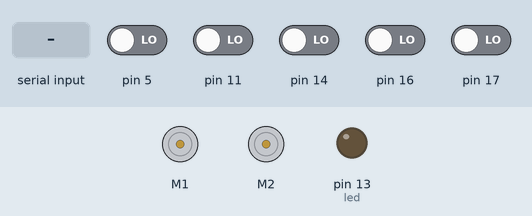
Bench run of a sketch on a simulated Arduino Uno, built with avr-gcc and run on an emulated ATmega328P. Shown: 2 × DC motor (green arrow = forward, orange = backward, longer = faster), output pins drawn as LEDs (lit = HIGH). Inputs (shaded band) come from the test bench; at power-on: pin 5, pin 11, pin 14, pin 16, pin 17 LOW. What the sketch prints to the serial monitor is not drawn.

Above: at 1.2 s.
1.3 s: "W" received over the second serial link
At 2.3 s:
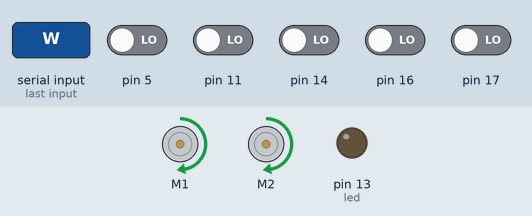
2.8 s: "D" received over the second serial link
At 3.4 s:
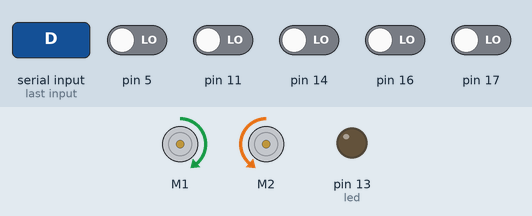
4.3 s: "A" received over the second serial link
At 4.6 s:
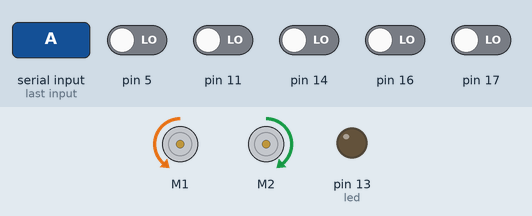
5.8 s: "S" received over the second serial link
At 6.9 s:
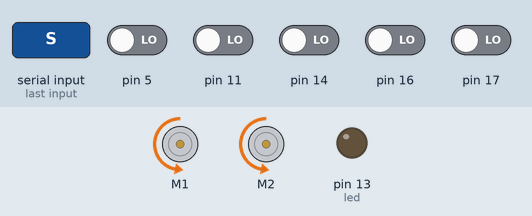
7.3 s: "X" received over the second serial link
At 8.0 s:
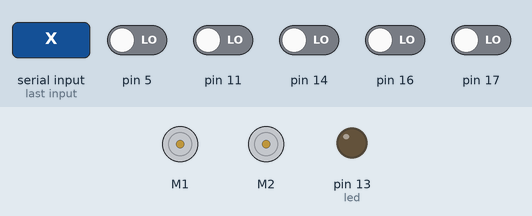
8.8 s: "Z" received over the second serial link
At 9.5 s:
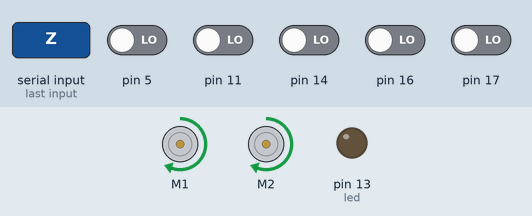
Timing chart, 0 to 11.3 s (numbered marks = the images above; inputs shaded):
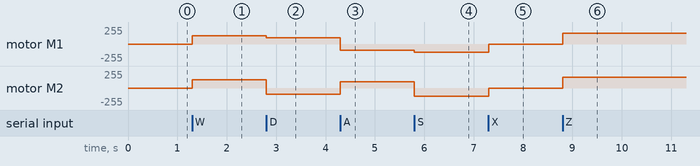

Measured:
- after the input at 1.3 s, motor M1, motor M2: stopped → forward 127/255 at once
- after the input at 2.8 s, motor M1: forward 127/255 → forward 95/255 at once; motor M2: forward 127/255 → backward 95/255 at once
- after the input at 4.3 s, motor M1: forward 95/255 → backward 95/255 at once; motor M2: backward 95/255 → forward 95/255 at once
- after the input at 5.8 s, motor M1: backward 95/255 → backward 127/255 at once; motor M2: forward 95/255 → backward 127/255 at once
- after the input at 7.3 s, motor M1, motor M2: backward 127/255 → stopped at once
- after the input at 8.8 s, motor M1, motor M2: stopped → forward 159/255 at once

The sketch:

REAL_FINAL_ZUMO_TRISTEN_RUSH.ino
```cpp
/*
  Simple character read.  This is looking for an "H" or and "L"
  and will set the LED tied to the given pin on or off.

  "SoftwareSerial" is a library that does a bit-bang USART interface on
  any two digital GPIOs on an arduino.  This allows you to leave the
  primary USART for debugging.

  This routine setups a USART on pins 2 and 4 named "bluetooth".  It then
  setups up this uart at 9600 baud.  In the loop, it checks to see if a
  character has arrived, and then reads it.

  The LED13 (built in LED) is blinked to show the program is running.  This
  blink can be moved inside the bluetooth if statement for debugging, or
  the normal serial pipe can be used.
*/
#include <Wire.h>
#include <ZumoShield.h>
#include <SoftwareSerial.h>

//receiver
int led = 13;
#define NUM_SENSORS 6
unsigned int sensor_values[NUM_SENSORS];
unsigned char incomingByte;

#define QTR_THRESHOLD  1500 // microseconds

// these might need to be tuned for different motor types

int SPEED = 200;
int T_SPEED = 150;

ZumoMotors motors;

// HC-05
SoftwareSerial bluetooth(2,4);  // RX, TX

ZumoReflectanceSensorArray sensors(QTR_NO_EMITTER_PIN);

void setup() {
  Serial.begin(9600);
  Serial.println("Serial setup complete.");
  pinMode(led, OUTPUT);
  // Setup the HC-05 bluetooth device
  // (HC)=(Uno).  VCC=5V, GND=GND, TX=RX(pin2),
  // RX=DNC! (possible damage if 5V Uno TX drives to HC-05)
  bluetooth.begin(9600);
}

void loop() {
  //digitalWrite(led,HIGH);

  //digitalWrite(led,LOW);

  if (bluetooth.available()) {
    incomingByte = (unsigned char) bluetooth.read();
    Serial.write(incomingByte);
  }

  if(incomingByte == 'W'){
      motors.setSpeeds(SPEED, SPEED);
    }
    else if(incomingByte == 'D'){
      motors.setSpeeds(T_SPEED, -T_SPEED);
    }
    else if(incomingByte == 'A'){
      motors.setSpeeds(-T_SPEED, T_SPEED);
    }
    else if(incomingByte == 'S'){
      motors.setSpeeds(-SPEED, -SPEED);
    }
    else if(incomingByte == 'X'){
      motors.setSpeeds(0, 0);
    }
    else if(incomingByte == 'Z'){
      motors.setSpeeds(250, 250);
      incomingByte = 'L';
      while(incomingByte != 'Z'){
        sensors.read(sensor_values);
        if (bluetooth.available()) {
         incomingByte = (unsigned char) bluetooth.read();
         Serial.write(incomingByte);
        }
      else if((sensor_values[0] > QTR_THRESHOLD)&&(sensor_values[5] > QTR_THRESHOLD)){
        while(incomingByte != 'W'){
        motors.setSpeeds(300, -300);
        incomingByte = (unsigned char) bluetooth.read();
        }
      }
      else if((sensor_values[0] > QTR_THRESHOLD)){

        motors.setSpeeds(200, -200);
      }
      else if(sensor_values[5] > QTR_THRESHOLD){

        motors.setSpeeds(-200, 200);

      }
      else if(incomingByte == 'W'){
        motors.setSpeeds(250, 250);
      }
    }
    incomingByte = (unsigned char) bluetooth.read();
    }


}
```

Final-Zumo.c
```cpp
/*****************************************************************************
 *	    File: Lab10.c
 *  Lab Name: RS232/BT Communication Tester
 *    Author: Dr. Greg Nordstrom & Prof. John Hutton
 *   Created: 12/30/17
 *  Modified: 3/28/19, 1/17/21, 11/13/2023
 * Processor: ATmega128A (on the ReadyAVR board)
 *
 * This program implements a communication server by reading a character
 * from a UART Terminal and reflecting that character to the BT UART
 * device.
 *
 * This program depends on the UARTLibrary used in previous labs, but
 * students are required to create and use their own UARTLibrary.c file,
 * but must use the UARTLibrary.h file that was given to them in Lab07.
 *
 * NOTE:  Since we skipped Lab08 this year (2023-Fall), I'm providing
 * the USARTLibrary.a file from Lab07.
 *
 * In other words, their routines must conform to the prototypes they
 * have previously used.
 *
 * NB: The ReadyAVR-64 board uses UART1 as the default for programming,
 * freeing uart1 for external RS232 traffic (e.g. like adding the Bluetooth
 * transceivers in Lab09).
 *
 *   UART1 for communication to a Putty Terminal
 *   UART0 for communication across the paired BT channel.
 *****************************************************************************/

// define CPU speed (7.3728 MHz for the ATmega128A)
#define F_CPU   7372800UL


#include <avr/io.h>
#include <util/delay.h>
#include <stdio.h>  // for sprintf functionality
#include "UARTLibrary.h"
#include "UART0Library.h"

//#define BAUDRATE    19200 // standard values from 1200 to 115200
//#define DATABITS        7 // 5-8
//#define STOPBITS        1 // 1,2
//#define PARITY          0 // 0=none, 1=odd, 2=even

#define BAUDRATE   9600 // standard values from 1200 to 115200
#define DATABITS      8 // 5-8
#define STOPBITS      1 // 1,2
#define PARITY        0 // 0=none, 1=odd, 2=even

/*
char text[40];

void send_string(const char *cp) {
	while(*cp != END_STRING) {
		uart_tx(*cp++);
	}
}
*/
int main(void) {

	DDRB = 0x00; //Button is PB4
	PORTB = 0x1F; ////Button is PB4


	//char rcvdChar;
	//const char resetMsg[] = "\r\nRS232/BT Test Reflector.\r\n\0";

	// For simplicity, use the same setup information for both ports.
	// Init UART1 for debug information to Putty
    uart_init(BAUDRATE,DATABITS,STOPBITS,PARITY);
	//uart_tx('a');

	// Init UART0 for BT/UART path
	uart0_init(BAUDRATE,DATABITS,STOPBITS,PARITY);
	//while(1) {
		//uart0_tx('a');
		//_delay_ms(1000);
	//}

	//send_string(resetMsg);
	//while(1)
	/*
	{
		// wait for a character
		rcvdChar = uart_rx();

		switch(rcvdChar)
		{
			case CR:
				// send back both CR and LF (makes PuTTY work without having to assume CRs w/ LFs)
				uart_tx(CR);	// echo char back to sender
				uart_tx(LF);	// echo char back to sender
				break;
			default:
				// Echo normal character back to terminal
				uart_tx(rcvdChar);
				// Send character to BT Device (Zumo)
				uart0_tx(rcvdChar);
		}
	}
	*/

	while(1){

		if((PINB & 0x01) != 0x01){
				uart_tx('D');
				uart0_tx('D');
		}
		else if((PINB & 0x02) != 0x02){
				uart_tx('S');
				uart0_tx('S');
		}
		else if((PINB & 0x04) != 0x04){
				uart_tx('A');
				uart0_tx('A');
		}
		else if((PINB & 0x08) != 0x08){
				uart_tx('W');
				uart0_tx('W');
		}
		else if((PINB & 0x10) != 0x10){
			uart_tx('Z');
		   uart0_tx('Z');
		    _delay_ms(150);
		}
		else{
			uart_tx('X');
			uart0_tx('X');
		}
		_delay_ms(40);
	}
}
/*
//Right
ISR(INT0_vect){
	uart_tx('D');
	uart0_tx('D');
}
//Down
ISR(INT1_vect){
	uart_tx('S');
	uart0_tx('S');
}
//Left
ISR(INT4_vect){
	uart_tx('A');
	uart0_tx('A');
}
//Up
ISR(INT5_vect){
	uart_tx('W');
	uart0_tx('W');
}
//Stop
ISR(INT6_vect){
	uart_tx('X');
	uart0_tx('X');
}
*/
```

Lab10.c
```cpp
/*****************************************************************************
 *	    File: Lab10.c
 *  Lab Name: RS232/BT Communication Tester
 *    Author: Dr. Greg Nordstrom & Prof. John Hutton
 *   Created: 12/30/17
 *  Modified: 3/28/19, 1/17/21, 11/13/2023
 * Processor: ATmega128A (on the ReadyAVR board)
 *
 * This program implements a communication server by reading a character
 * from a UART Terminal and reflecting that character to the BT UART
 * device.
 *
 * This program depends on the UARTLibrary used in previous labs, but
 * students are required to create and use their own UARTLibrary.c file,
 * but must use the UARTLibrary.h file that was given to them in Lab07.
 *
 * NOTE:  Since we skipped Lab08 this year (2023-Fall), I'm providing
 * the USARTLibrary.a file from Lab07.
 *
 * In other words, their routines must conform to the prototypes they
 * have previously used.
 *
 * NB: The ReadyAVR-64 board uses UART1 as the default for programming,
 * freeing uart1 for external RS232 traffic (e.g. like adding the Bluetooth
 * transceivers in Lab09).
 *
 *   UART1 for communication to a Putty Terminal
 *   UART0 for communication across the paired BT channel.
 *****************************************************************************/

// define CPU speed (7.3728 MHz for the ATmega128A)
#define F_CPU   7372800UL


#include <avr/io.h>
#include <util/delay.h>
#include <stdio.h>  // for sprintf functionality
#include "UARTLibrary.h"
#include "UART0Library.h"

//#define BAUDRATE    19200 // standard values from 1200 to 115200
//#define DATABITS        7 // 5-8
//#define STOPBITS        1 // 1,2
//#define PARITY          0 // 0=none, 1=odd, 2=even

#define BAUDRATE   9600 // standard values from 1200 to 115200
#define DATABITS      8 // 5-8
#define STOPBITS      1 // 1,2
#define PARITY        0 // 0=none, 1=odd, 2=even

/*
char text[40];

void send_string(const char *cp) {
	while(*cp != END_STRING) {
		uart_tx(*cp++);
	}
}
*/
int main(void) {

	DDRB = 0x00; //Button is PB4
	PORTB = 0x1F; ////Button is PB4


	//char rcvdChar;
	//const char resetMsg[] = "\r\nRS232/BT Test Reflector.\r\n\0";

	// For simplicity, use the same setup information for both ports.
	// Init UART1 for debug information to Putty
    uart_init(BAUDRATE,DATABITS,STOPBITS,PARITY);
	//uart_tx('a');

	// Init UART0 for BT/UART path
	uart0_init(BAUDRATE,DATABITS,STOPBITS,PARITY);
	//while(1) {
		//uart0_tx('a');
		//_delay_ms(1000);
	//}

	//send_string(resetMsg);
	//while(1)
	/*
	{
		// wait for a character
		rcvdChar = uart_rx();

		switch(rcvdChar)
		{
			case CR:
				// send back both CR and LF (makes PuTTY work without having to assume CRs w/ LFs)
				uart_tx(CR);	// echo char back to sender
				uart_tx(LF);	// echo char back to sender
				break;
			default:
				// Echo normal character back to terminal
				uart_tx(rcvdChar);
				// Send character to BT Device (Zumo)
				uart0_tx(rcvdChar);
		}
	}
	*/

	while(1){

		if((PINB & 0x01) != 0x01){
				uart_tx('D');
				uart0_tx('D');
		}
		else if((PINB & 0x02) != 0x02){
				uart_tx('S');
				uart0_tx('S');
		}
		else if((PINB & 0x04) != 0x04){
				uart_tx('A');
				uart0_tx('A');
		}
		else if((PINB & 0x08) != 0x08){
				uart_tx('W');
				uart0_tx('W');
		}
		else if((PINB & 0x10) != 0x10){
			uart_tx('Z');
		   uart0_tx('Z');
		    _delay_ms(150);
		}
		else{
			uart_tx('X');
			uart0_tx('X');
		}
		_delay_ms(40);
	}
}
/*
//Right
ISR(INT0_vect){
	uart_tx('D');
	uart0_tx('D');
}
//Down
ISR(INT1_vect){
	uart_tx('S');
	uart0_tx('S');
}
//Left
ISR(INT4_vect){
	uart_tx('A');
	uart0_tx('A');
}
//Up
ISR(INT5_vect){
	uart_tx('W');
	uart0_tx('W');
}
//Stop
ISR(INT6_vect){
	uart_tx('X');
	uart0_tx('X');
}
*/
```

UART0Library.c
```cpp
/*****************************************************************************
 *	    File: UART0Library.c
 *  Lab Name: (Needed for Bluetooth-controlled ZUMO Bots final project, S2019)
 *    Author: Dr. Greg Nordstrom
 *   Created: 3/3/2019
 *  Modified:
 * Processor: ATmega128A (on the ReadyAVR board)
 *
 * This is intended to be compiled as an AVR Library Project and
 * used by other programs. After compiling this code, copy the
 * libUART0Library.a and UART0Library.h files to the project directory,
 * then add the library to the target project by R-clicking on the
 * project's Libraries directory and clicking Add Library. Also,
 * the UART0Library.h file must be #included in the project's .c file.
 *
 * NOTE: This library only works with the default UART0 port on the
 * ReadyAVR. However, UART1 is the default for uploading code and
 * debugging, and that requires JP2 to have jumpers on PD3 and PD2.
 * It's best to leave UART1 as the default for uploading and debugging,
 * and using UART0 as an extra, independent UART by connecting
 * external RS232 signals DIRECTLY to pin PE0 (Rx) and PE1 (Tx). This
 * arrangement allows for development via Atmel Studio as well as for
 * controlling RS232 devices via UART0 (e.g. a Bluetooth HC-05 module).
 */

#include <avr/io.h>
#include "UART0Library.h"

// Use UART0_init to initialize the UART hardware in the AVR processor.
// The function takes the following arguments:
//    - desired baud rate (standard values from 2400 to 115200,
//    - number of databits (5-8),
//    - number of stop bits (1,2),
//    - parity (0=no parity, 1=odd parity, 2=even parity).
// No error checking is performed and the function does not return a value.
//
// For example,
//     uart0_init(9600,8,1,0);
// sets the baudrate to 9600, with 8 data bits, 1 stop bit, and no parity
//
void uart0_init(long unsigned int baudrate, unsigned char databits, unsigned char stopbits, unsigned char parity)
{
    long unsigned int baud_prescale;

	// set baud rate (via UBRR0 high and low registers)
    baud_prescale = (((F_OSC/(baudrate * 16UL)))-1);
	UBRR0H = baud_prescale >> 8;
	UBRR0L = baud_prescale;

    // set various bits of USCR0C for UART0 comm parameters
    UCSR0C = 0;     // initially clear all UCSR0C bits

    // set databits
    switch(databits) {
        case 5:
            break;  // no changes if 5-bit data
        case 6:
            UCSR0C |= (1 << UCSZ00);
            break;
        case 7:
            UCSR0C |= (1 << UCSZ01);
            break;
        default:  // default to 8 bits
            UCSR0C |= (1 << UCSZ01)|(1 << UCSZ00);
            break;
    }

    // set parity
    switch(parity) {
        case 1:     // odd parity
    	    UCSR0C |= (1 << UPM01)|(1 << UPM00);
            break;
        case 2:     // even parity
    	    UCSR0C |= (1 << UPM01);
            break;
        default:
            break;  // default is no parity
    }

    // set stopbits
    if(stopbits == 2)
        UCSR0C |= (1 << USBS0);

	// finally, enable receiver and transmitter
	UCSR0B = (1 << RXEN0)|(1 << TXEN0);
}

// This function waits for space in the UART transmit buffer. When space
// is available, the function places an unsigned character value (passed in
// as the function's only argument) in the buffer and returns. No error
// checking is performed and the function does not return a value.
void uart0_tx(unsigned char data)
{
    // wait for empty tx buffer
    while(!(UCSR0A & (1 << UDRE0)));

    // put data into UART0's I/O data register (UDR0)
    UDR0 = data;
}

// This function blocks until a character is received in the UART input
// buffer. Once a character arrives, it is passed back to the caller as
// an unsigned character. No error checking is performed.
unsigned char uart0_rx(void)
{
	// wait for received char to arrive
	while (!(UCSR0A & (1 << RXC0)));

	// put received char into data variable and return
	return UDR0;
}
```

UART0Library.h
```cpp
/*****************************************************************************
 *	    File: USART0Library.h
 *  Lab Name: (Needed when using UART0Library.c
 *    Author: Dr. Greg Nordstrom
 *   Created: 3/3/19
 *  Modified:
 * Processor: ATmega128A (on the ReadyAVR board)
 *
 * This header file defines three simple UART0 (comm port) functions for
 * initializing and using the UART0 hardware in the ATmega128A processor.
 * Before using the comm port to send/receive data, you must initialize
 * the hardware by providing the desired baud rate, number of data bits,
 * number of stop bits, and the type of parity.
 *
 * NOTE: This library only works with the default UART0 port on the
 * ReadyAVR. However, UART1 is the default for uploading code and
 * debugging, and that requires JP2 to have jumpers on PD3 and PD2.
 * It's best to leave UART1 as the default for uploading and debugging,
 * and using UART0 as an extra, independent UART by connecting
 * external RS232 signals DIRECTLY to pin PE0 (Rx) and PE1 (Tx). This
 * arrangement allows for development via Atmel Studio as well as for
 * controlling RS232 devices via UART0 (e.g. a Bluetooth HC-05 module).
 *
 * Recommended use is 9600 baud, 8 data bits, 1 stop bit, no parity.
 * This example uses all three functions in the UART0Library:
 *
 *     #include "UART0Library.h"  // Requires libUART0Library.a be a part
 *                                 // of your project. Place the file in
 *                                 // your project directory and add it to
 *                                 // the project via Libraries | Add Library
 *                                 // in the Solution Explorer panel).
 *
 *     #define BaudRate 9600
 *     #define DataBits 8
 *     #define StopBits 1
 *     #define NoParity 0
 *
 *     int main(void)
 *     {
 *     	  unsigned char c;
 *
 *     	  // initialize the UART0
 *     	  uart0_init(BaudRate, DataBits, StopBits, NoParity);
 *
 *        // transmit a value (0x41) to the comm port
 *        c = 0x41;
 *        uart0_tx(c);
 *
 *        // receive a byte from the comm port
 *        c = uart0_rx();
 *     }
 *
 */


#ifndef UART0LIBRARY_H_
#define UART0LIBRARY_H_

// Set default oscillator frequency for ATmega128A (7.3728 MHz)
#define F_OSC 7372800

void uart0_init(long unsigned int baudrate, unsigned char databits, unsigned char stopbits, unsigned char parity);
void uart0_tx(unsigned char data);
unsigned char uart0_rx(void);

#endif /* UART0LIBRARY_H_ */
```

Source omitted: UARTLibrary.h (2207 bytes)
